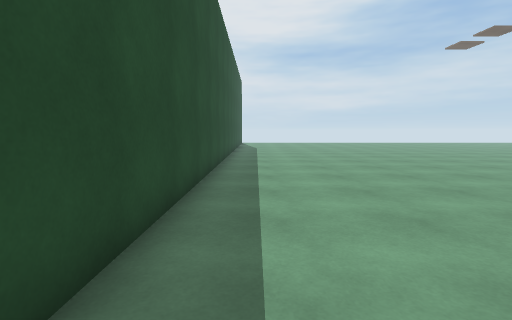
[1] (above)

22 first-person views from a walk through a 3-D level made in the Unity game engine. The camera is 1.3 m above the floor, tilts 6° down and sees 85° across. The floor is counted in squares, 1 m on a side. Each view is taken from the middle of a square. On the plan, view 1 faces up. The plan holds only what a view shows up to about 13 squares ahead; the rest is blank. The place goes on beyond the plan. Some surface patterns are stand-ins.

[2]
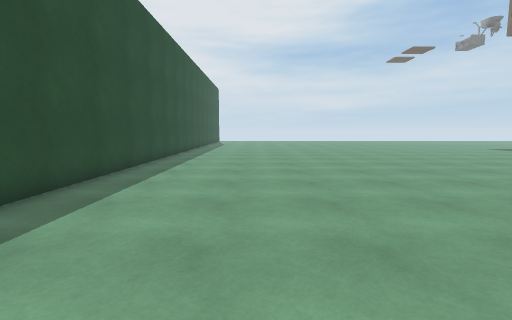

[3]
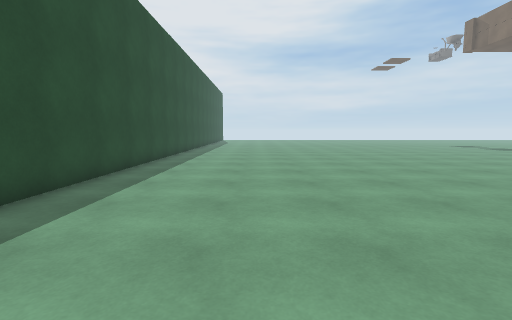

[4]
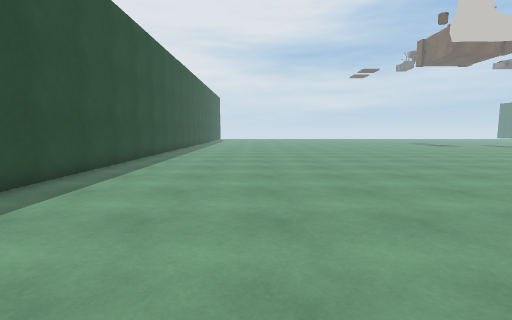

[5]
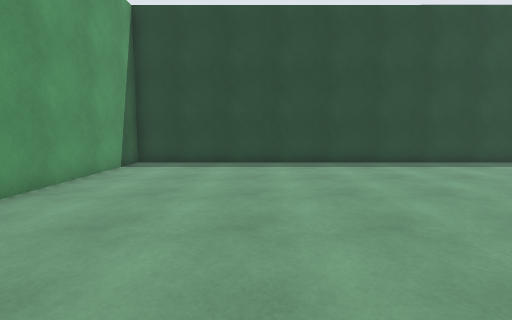

[6]
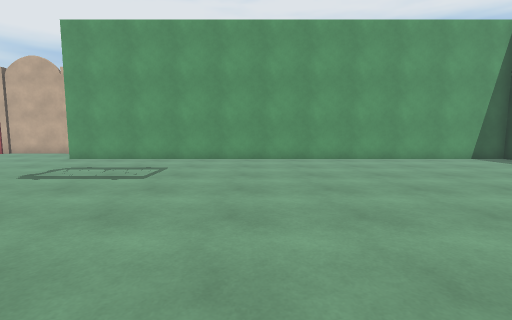

[7]
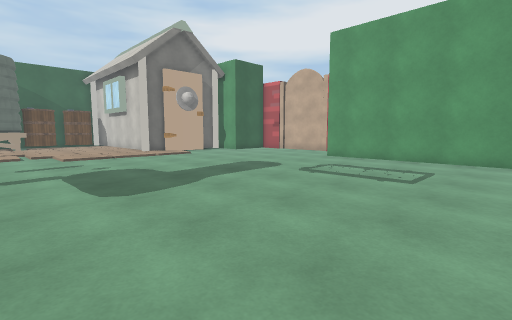

[8]
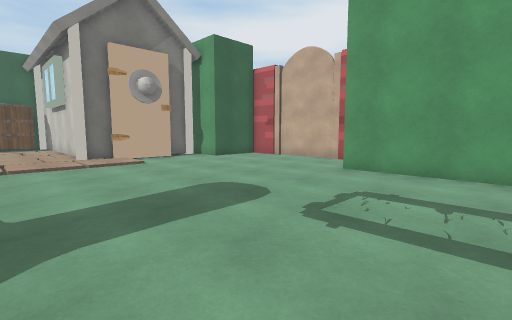

[9]
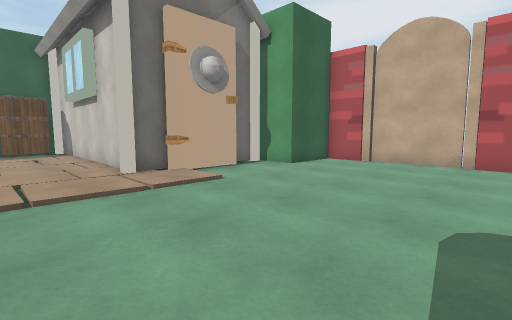

[10]
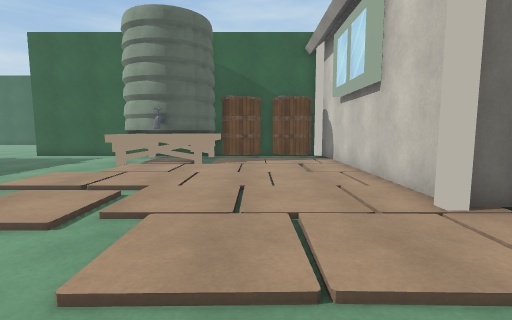

[11]
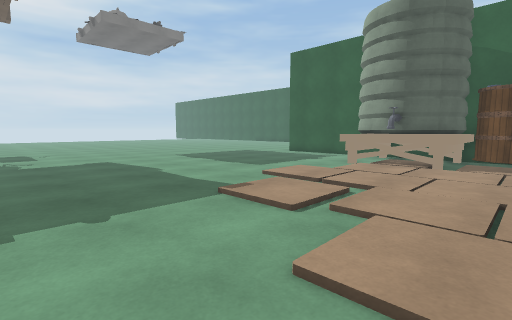

[12]
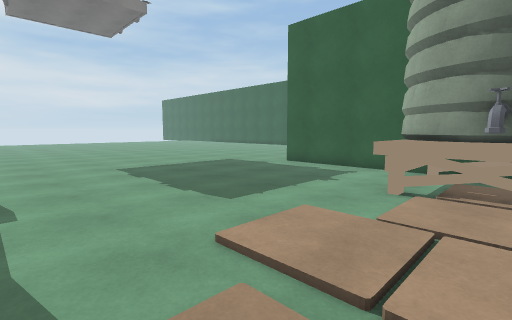

[13]
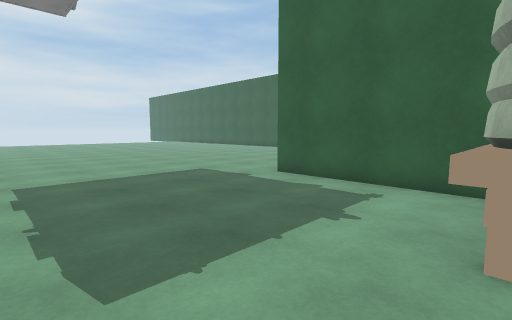

[14]
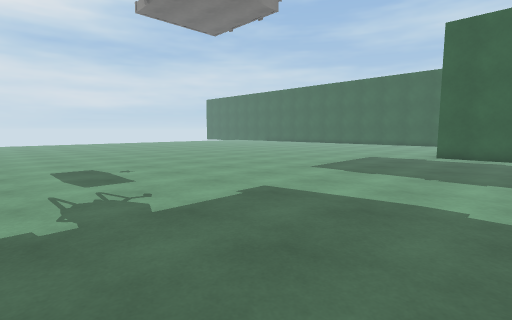

[15]
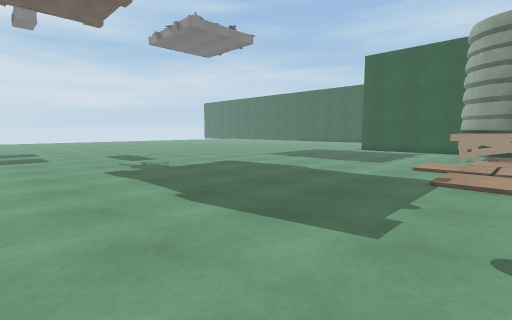

[16]
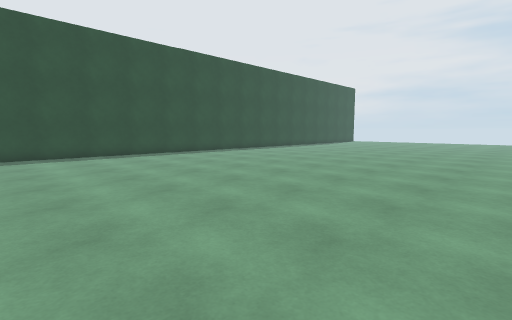

[17]
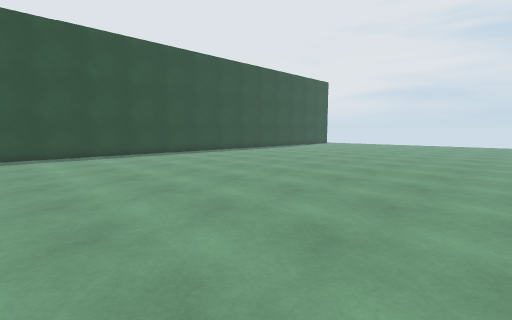

[18]
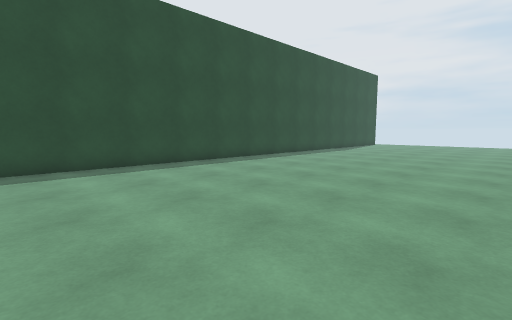

[19]
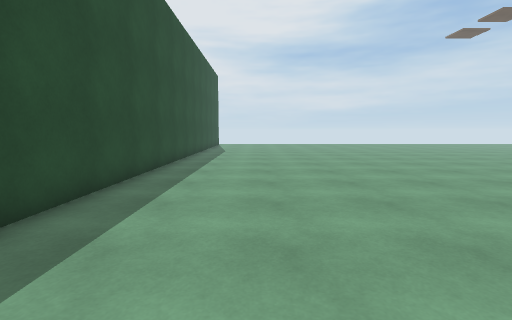

[20]
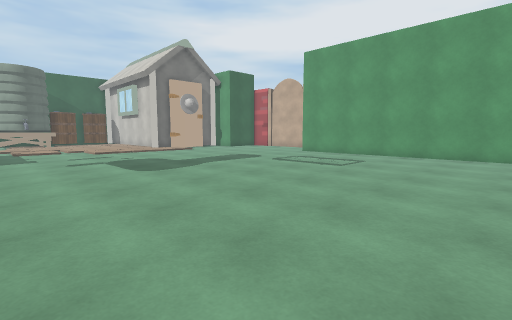

[21]
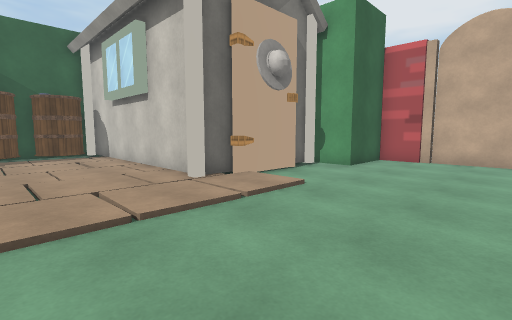

[22]
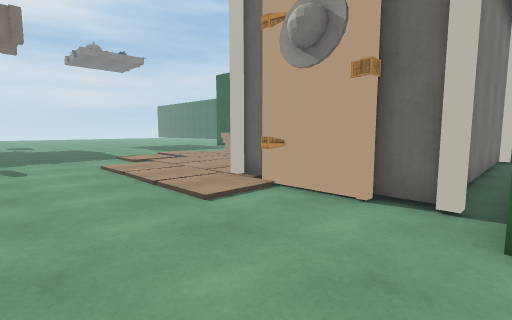

### Floor plan
Key: @ floor where view 1 was taken; # wall or solid block; . floor; O other object.
Columns run from 2 left of view 1 to 37 right of it. Each row starts with its distance up from view 1.
 13 #................        .....   ..
 12 #................        ......  ...
 11 #................     .......... ....
 10 #................     ................
  9 #................     .................
  8 #................     ..................
  7 #................     ..................
  6 #................    ...................
  5 #................    ...................
  4 #................    ...................
  3 #................    ..................#
  2 #................    ..................#
  1 #................    ..................#
  0 #.@..............    ..................#
 -1 #.................   ..................#
 -2 #......................................#
 -3 #...................................OOO#
 -4 #...................................OO O
 -5 #..................................OOOOO
 -6 #..................................##OO#
 -7 #.....................................##
 -8 #....................................O##
 -9 #.....................................O#
-10 #....................................O##
-11 #............................OOOOOOOOOO
-12 #............................O.
-13 #............................O
-14 #............................O
-15 #............................O
-16 #............................O  OOOOOOOO
-17 #####################.......###
-18                      .......#
-19                      .......#
-20                       #######

Positions as (right, up) in squares from view 1, and headings:
1: (0, 0), facing up
2: (3, -5), facing up
3: (3, -9), facing up
4: (4, -14), facing up
5: (10, -12), facing left
6: (10, -4), facing down
7: (11, -4), facing down-right
8: (14, -8), facing down-right
9: (19, -8), facing down-right
10: (23, -8), facing right
11: (23, -8), facing up-right
12: (27, -5), facing up-right
13: (30, -3), facing up-right
14: (22, 0), facing up-right
15: (19, -5), facing up-right
16: (14, -3), facing up-left
17: (14, 3), facing up-left
18: (9, 3), facing up-left
19: (2, 3), facing up
20: (8, -2), facing down-right
21: (21, -7), facing down-right
22: (22, -17), facing up-right
